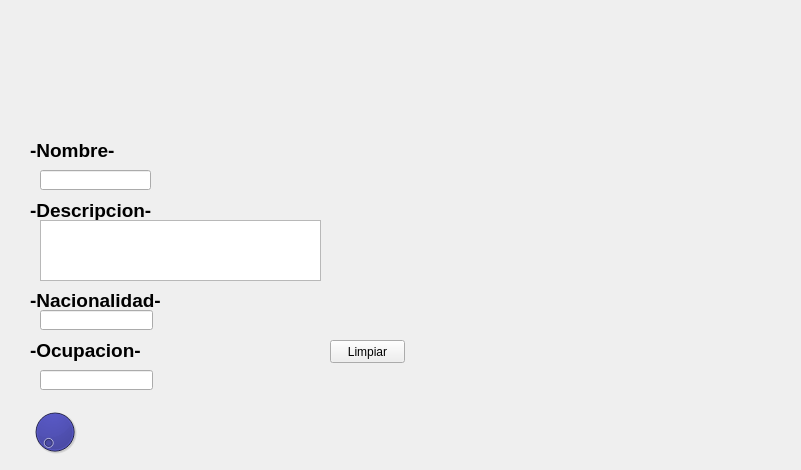
<?xml version="1.0" encoding="UTF-8"?>
<ui version="4.0">
 <class>MainWindow</class>
 <widget class="QMainWindow" name="MainWindow">
  <property name="geometry">
   <rect>
    <x>0</x>
    <y>0</y>
    <width>801</width>
    <height>470</height>
   </rect>
  </property>
  <property name="windowTitle">
   <string>MainWindow</string>
  </property>
  <widget class="QWidget" name="centralwidget">
   <widget class="QLabel" name="lblImagen">
    <property name="geometry">
     <rect>
      <x>0</x>
      <y>0</y>
      <width>801</width>
      <height>471</height>
     </rect>
    </property>
    <property name="text">
     <string/>
    </property>
    <property name="pixmap">
     <pixmap resource="imagenes_proyecto.qrc">:/Imagenes/Imagenes/Agents png/936911b1b403e2b73aa88f51d6ddc8f3.png</pixmap>
    </property>
    <property name="scaledContents">
     <bool>true</bool>
    </property>
   </widget>
   <widget class="QDial" name="dial">
    <property name="geometry">
     <rect>
      <x>30</x>
      <y>400</y>
      <width>50</width>
      <height>64</height>
     </rect>
    </property>
    <property name="styleSheet">
     <string notr="true">
background-color: rgb(0, 0, 84);</string>
    </property>
   </widget>
   <widget class="QLabel" name="lblNombreImagen">
    <property name="geometry">
     <rect>
      <x>80</x>
      <y>410</y>
      <width>131</width>
      <height>31</height>
     </rect>
    </property>
    <property name="text">
     <string/>
    </property>
   </widget>
   <widget class="QLabel" name="label">
    <property name="enabled">
     <bool>true</bool>
    </property>
    <property name="geometry">
     <rect>
      <x>30</x>
      <y>140</y>
      <width>91</width>
      <height>21</height>
     </rect>
    </property>
    <property name="palette">
     <palette>
      <active>
       <colorrole role="Text">
        <brush brushstyle="SolidPattern">
         <color alpha="255">
          <red>255</red>
          <green>0</green>
          <blue>4</blue>
         </color>
        </brush>
       </colorrole>
       <colorrole role="PlaceholderText">
        <brush brushstyle="SolidPattern">
         <color alpha="128">
          <red>255</red>
          <green>255</green>
          <blue>255</blue>
         </color>
        </brush>
       </colorrole>
      </active>
      <inactive>
       <colorrole role="Text">
        <brush brushstyle="SolidPattern">
         <color alpha="255">
          <red>255</red>
          <green>0</green>
          <blue>4</blue>
         </color>
        </brush>
       </colorrole>
       <colorrole role="PlaceholderText">
        <brush brushstyle="SolidPattern">
         <color alpha="128">
          <red>255</red>
          <green>255</green>
          <blue>255</blue>
         </color>
        </brush>
       </colorrole>
      </inactive>
      <disabled>
       <colorrole role="Text">
        <brush brushstyle="SolidPattern">
         <color alpha="255">
          <red>120</red>
          <green>120</green>
          <blue>120</blue>
         </color>
        </brush>
       </colorrole>
       <colorrole role="PlaceholderText">
        <brush brushstyle="SolidPattern">
         <color alpha="128">
          <red>0</red>
          <green>0</green>
          <blue>0</blue>
         </color>
        </brush>
       </colorrole>
      </disabled>
     </palette>
    </property>
    <property name="font">
     <font>
      <pointsize>14</pointsize>
      <weight>75</weight>
      <bold>true</bold>
     </font>
    </property>
    <property name="text">
     <string>-Nombre-</string>
    </property>
   </widget>
   <widget class="QLabel" name="label_2">
    <property name="enabled">
     <bool>true</bool>
    </property>
    <property name="geometry">
     <rect>
      <x>30</x>
      <y>200</y>
      <width>131</width>
      <height>21</height>
     </rect>
    </property>
    <property name="palette">
     <palette>
      <active>
       <colorrole role="Text">
        <brush brushstyle="SolidPattern">
         <color alpha="255">
          <red>255</red>
          <green>0</green>
          <blue>4</blue>
         </color>
        </brush>
       </colorrole>
       <colorrole role="PlaceholderText">
        <brush brushstyle="SolidPattern">
         <color alpha="128">
          <red>255</red>
          <green>255</green>
          <blue>255</blue>
         </color>
        </brush>
       </colorrole>
      </active>
      <inactive>
       <colorrole role="Text">
        <brush brushstyle="SolidPattern">
         <color alpha="255">
          <red>255</red>
          <green>0</green>
          <blue>4</blue>
         </color>
        </brush>
       </colorrole>
       <colorrole role="PlaceholderText">
        <brush brushstyle="SolidPattern">
         <color alpha="128">
          <red>255</red>
          <green>255</green>
          <blue>255</blue>
         </color>
        </brush>
       </colorrole>
      </inactive>
      <disabled>
       <colorrole role="Text">
        <brush brushstyle="SolidPattern">
         <color alpha="255">
          <red>120</red>
          <green>120</green>
          <blue>120</blue>
         </color>
        </brush>
       </colorrole>
       <colorrole role="PlaceholderText">
        <brush brushstyle="SolidPattern">
         <color alpha="128">
          <red>0</red>
          <green>0</green>
          <blue>0</blue>
         </color>
        </brush>
       </colorrole>
      </disabled>
     </palette>
    </property>
    <property name="font">
     <font>
      <pointsize>14</pointsize>
      <weight>75</weight>
      <bold>true</bold>
     </font>
    </property>
    <property name="text">
     <string>-Descripcion-</string>
    </property>
   </widget>
   <widget class="QLabel" name="label_3">
    <property name="enabled">
     <bool>true</bool>
    </property>
    <property name="geometry">
     <rect>
      <x>30</x>
      <y>290</y>
      <width>131</width>
      <height>21</height>
     </rect>
    </property>
    <property name="palette">
     <palette>
      <active>
       <colorrole role="Text">
        <brush brushstyle="SolidPattern">
         <color alpha="255">
          <red>255</red>
          <green>0</green>
          <blue>4</blue>
         </color>
        </brush>
       </colorrole>
       <colorrole role="PlaceholderText">
        <brush brushstyle="SolidPattern">
         <color alpha="128">
          <red>255</red>
          <green>255</green>
          <blue>255</blue>
         </color>
        </brush>
       </colorrole>
      </active>
      <inactive>
       <colorrole role="Text">
        <brush brushstyle="SolidPattern">
         <color alpha="255">
          <red>255</red>
          <green>0</green>
          <blue>4</blue>
         </color>
        </brush>
       </colorrole>
       <colorrole role="PlaceholderText">
        <brush brushstyle="SolidPattern">
         <color alpha="128">
          <red>255</red>
          <green>255</green>
          <blue>255</blue>
         </color>
        </brush>
       </colorrole>
      </inactive>
      <disabled>
       <colorrole role="Text">
        <brush brushstyle="SolidPattern">
         <color alpha="255">
          <red>120</red>
          <green>120</green>
          <blue>120</blue>
         </color>
        </brush>
       </colorrole>
       <colorrole role="PlaceholderText">
        <brush brushstyle="SolidPattern">
         <color alpha="128">
          <red>0</red>
          <green>0</green>
          <blue>0</blue>
         </color>
        </brush>
       </colorrole>
      </disabled>
     </palette>
    </property>
    <property name="font">
     <font>
      <pointsize>14</pointsize>
      <weight>75</weight>
      <bold>true</bold>
     </font>
    </property>
    <property name="text">
     <string>-Nacionalidad-</string>
    </property>
   </widget>
   <widget class="QLabel" name="label_4">
    <property name="enabled">
     <bool>true</bool>
    </property>
    <property name="geometry">
     <rect>
      <x>30</x>
      <y>340</y>
      <width>131</width>
      <height>21</height>
     </rect>
    </property>
    <property name="palette">
     <palette>
      <active>
       <colorrole role="Text">
        <brush brushstyle="SolidPattern">
         <color alpha="255">
          <red>255</red>
          <green>0</green>
          <blue>4</blue>
         </color>
        </brush>
       </colorrole>
       <colorrole role="PlaceholderText">
        <brush brushstyle="SolidPattern">
         <color alpha="128">
          <red>255</red>
          <green>255</green>
          <blue>255</blue>
         </color>
        </brush>
       </colorrole>
      </active>
      <inactive>
       <colorrole role="Text">
        <brush brushstyle="SolidPattern">
         <color alpha="255">
          <red>255</red>
          <green>0</green>
          <blue>4</blue>
         </color>
        </brush>
       </colorrole>
       <colorrole role="PlaceholderText">
        <brush brushstyle="SolidPattern">
         <color alpha="128">
          <red>255</red>
          <green>255</green>
          <blue>255</blue>
         </color>
        </brush>
       </colorrole>
      </inactive>
      <disabled>
       <colorrole role="Text">
        <brush brushstyle="SolidPattern">
         <color alpha="255">
          <red>120</red>
          <green>120</green>
          <blue>120</blue>
         </color>
        </brush>
       </colorrole>
       <colorrole role="PlaceholderText">
        <brush brushstyle="SolidPattern">
         <color alpha="128">
          <red>0</red>
          <green>0</green>
          <blue>0</blue>
         </color>
        </brush>
       </colorrole>
      </disabled>
     </palette>
    </property>
    <property name="font">
     <font>
      <pointsize>14</pointsize>
      <weight>75</weight>
      <bold>true</bold>
     </font>
    </property>
    <property name="text">
     <string>-Ocupacion-</string>
    </property>
   </widget>
   <widget class="QLineEdit" name="LeNombre">
    <property name="geometry">
     <rect>
      <x>40</x>
      <y>170</y>
      <width>111</width>
      <height>20</height>
     </rect>
    </property>
   </widget>
   <widget class="QLineEdit" name="LeNacionalidad">
    <property name="geometry">
     <rect>
      <x>40</x>
      <y>310</y>
      <width>113</width>
      <height>20</height>
     </rect>
    </property>
   </widget>
   <widget class="QLineEdit" name="LeOcupacion">
    <property name="geometry">
     <rect>
      <x>40</x>
      <y>370</y>
      <width>113</width>
      <height>20</height>
     </rect>
    </property>
   </widget>
   <widget class="QLabel" name="img">
    <property name="geometry">
     <rect>
      <x>460</x>
      <y>90</y>
      <width>181</width>
      <height>321</height>
     </rect>
    </property>
    <property name="text">
     <string/>
    </property>
    <property name="scaledContents">
     <bool>true</bool>
    </property>
   </widget>
   <widget class="QPushButton" name="BtnLimpiar">
    <property name="geometry">
     <rect>
      <x>330</x>
      <y>340</y>
      <width>75</width>
      <height>23</height>
     </rect>
    </property>
    <property name="text">
     <string>Limpiar</string>
    </property>
   </widget>
   <widget class="QLabel" name="label_5">
    <property name="geometry">
     <rect>
      <x>10</x>
      <y>0</y>
      <width>731</width>
      <height>81</height>
     </rect>
    </property>
    <property name="text">
     <string/>
    </property>
    <property name="pixmap">
     <pixmap resource="recursos_proyecto.qrc">:/LOGOS/Imagenes/uat.png</pixmap>
    </property>
    <property name="scaledContents">
     <bool>true</bool>
    </property>
   </widget>
   <widget class="QLabel" name="label_6">
    <property name="geometry">
     <rect>
      <x>650</x>
      <y>390</y>
      <width>91</width>
      <height>81</height>
     </rect>
    </property>
    <property name="text">
     <string/>
    </property>
    <property name="pixmap">
     <pixmap resource="recursos_proyecto.qrc">:/LOGOS/Imagenes/pngegg.png</pixmap>
    </property>
    <property name="scaledContents">
     <bool>true</bool>
    </property>
   </widget>
   <widget class="QTextEdit" name="LeDescripcion">
    <property name="geometry">
     <rect>
      <x>40</x>
      <y>220</y>
      <width>281</width>
      <height>61</height>
     </rect>
    </property>
   </widget>
  </widget>
 </widget>
 <resources>
  <include location="recursos_proyecto.qrc"/>
  <include location="imagenes_proyecto.qrc"/>
 </resources>
 <connections/>
</ui>
